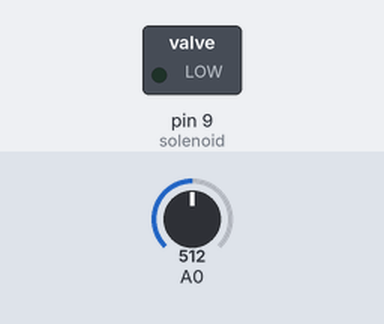
A sketch run on a simulated Arduino Uno, built with avr-gcc and run on an emulated ATmega328P. On the bench: switched loads named in the sketch (green lamp = pin HIGH). Dashed ring = blinking. The test bench sets the inputs (shaded band); at power-on: A0 = 512. What the sketch prints to the serial monitor is not drawn.

Above: at 5.5 s.
Timing chart, 0 to 9.6 s (numbered marks = the images above):
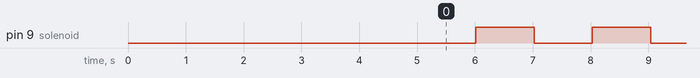

The sketch:

pt_solenoid.ino
```cpp
// Constants - need to configure these based on the pressure sensor
float MIN_PSI = 15;
float MAX_PSI = 1000;
float MIN_VOLTAGE = 0.5;
float MAX_VOLTAGE = 4.5;

const int solenoid = 9;
const long interval = 100;
const long solenoid_interval = 1000;
bool solenoid_state = false;
long temp_wait_time = 0;

void setup() {
  Serial.begin(9600);
  pinMode(solenoid, OUTPUT);
  digitalWrite(solenoid, LOW); // Initally have the solenoid off
  delay(5000); // Wait for 5 seconds
}

void loop() {
  int sensorVal = analogRead(A0);
  Serial.print("Sensor Value: ");
  Serial.print(sensorVal);
  float psi = get_pressure(sensorVal);
  Serial.print("\tPressure: ");
  Serial.print(psi);
  Serial.println(" psi");
  delay(interval);
  temp_wait_time += interval;
  if (temp_wait_time == solenoid_interval) {
    if (solenoid_state == false) {
      digitalWrite(solenoid, HIGH);
      Serial.println("Solenoid on.");
      solenoid_state = true;
    }
    else {
      digitalWrite(solenoid, LOW);
      Serial.println("Solenoid off.");
      solenoid_state = false;
    }
    temp_wait_time = 0;
  }
}

float map_val(float x, float in_min, float in_max, float out_min, float out_max) {
  return (x - in_min) * (out_max - out_min) / (in_max - in_min) + out_min;
}

float get_pressure(int sensor_val) {
//  float voltage_diff = MAX_VOLTAGE - MIN_VOLTAGE;
//  float psi_diff = MAX_PSI - MIN_PSI;
//  float psi = (voltage - MIN_VOLTAGE) * (psi_diff / voltage_diff) + MIN_PSI;
//  float psi = map(0.65, MIN_VOLTAGE, MAX_VOLTAGE, MIN_PSI, MAX_PSI);
  float voltage = map_val(sensor_val, 0.00, 1024.00, 0.00, 5.00) + 0.0100;
  float psi = map_val(voltage, MIN_VOLTAGE, MAX_VOLTAGE, MIN_PSI, MAX_PSI);
  psi -= MIN_PSI;
  return psi;
}
```

Measured:
- by itself, pin 9 (solenoid): alternates HIGH for 1.0 s and LOW for 1.0 s
